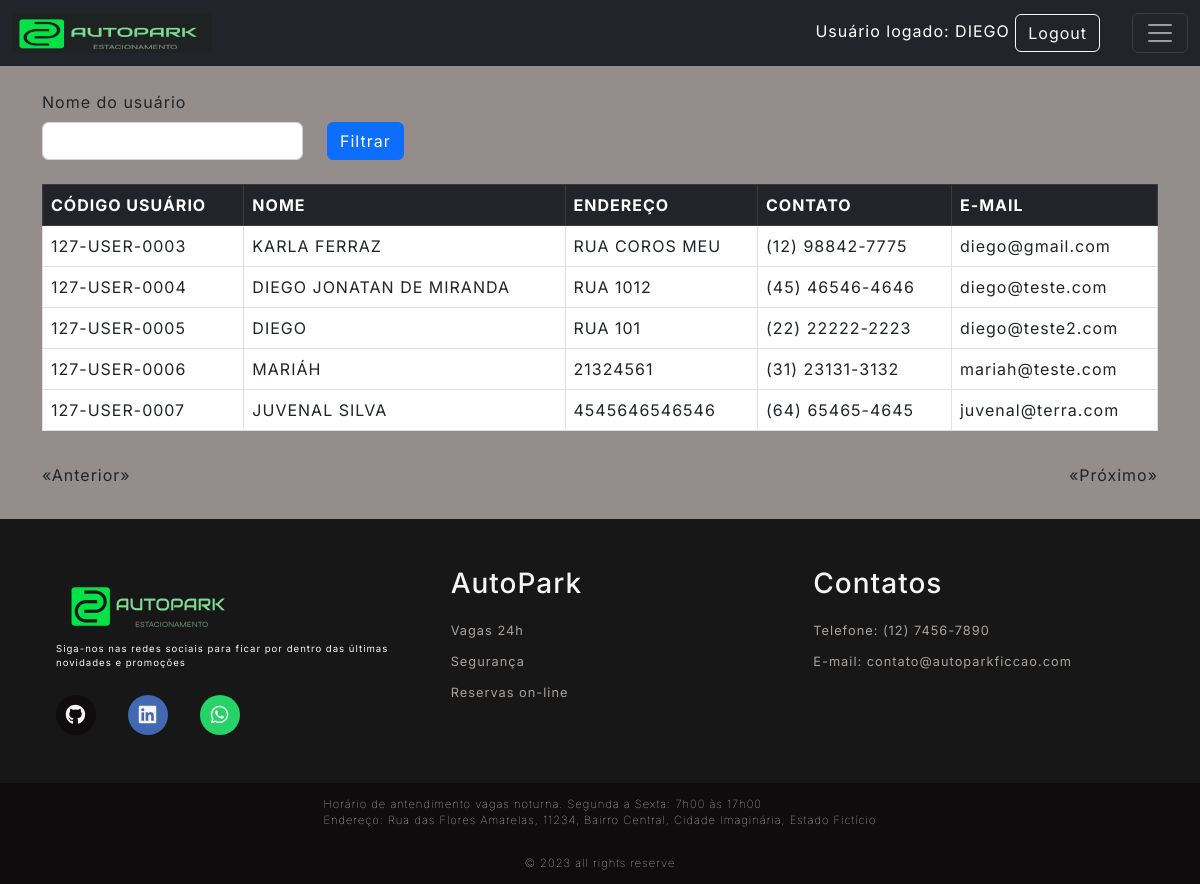
/user/list (signed in), run on an earlier commit of the app's database.
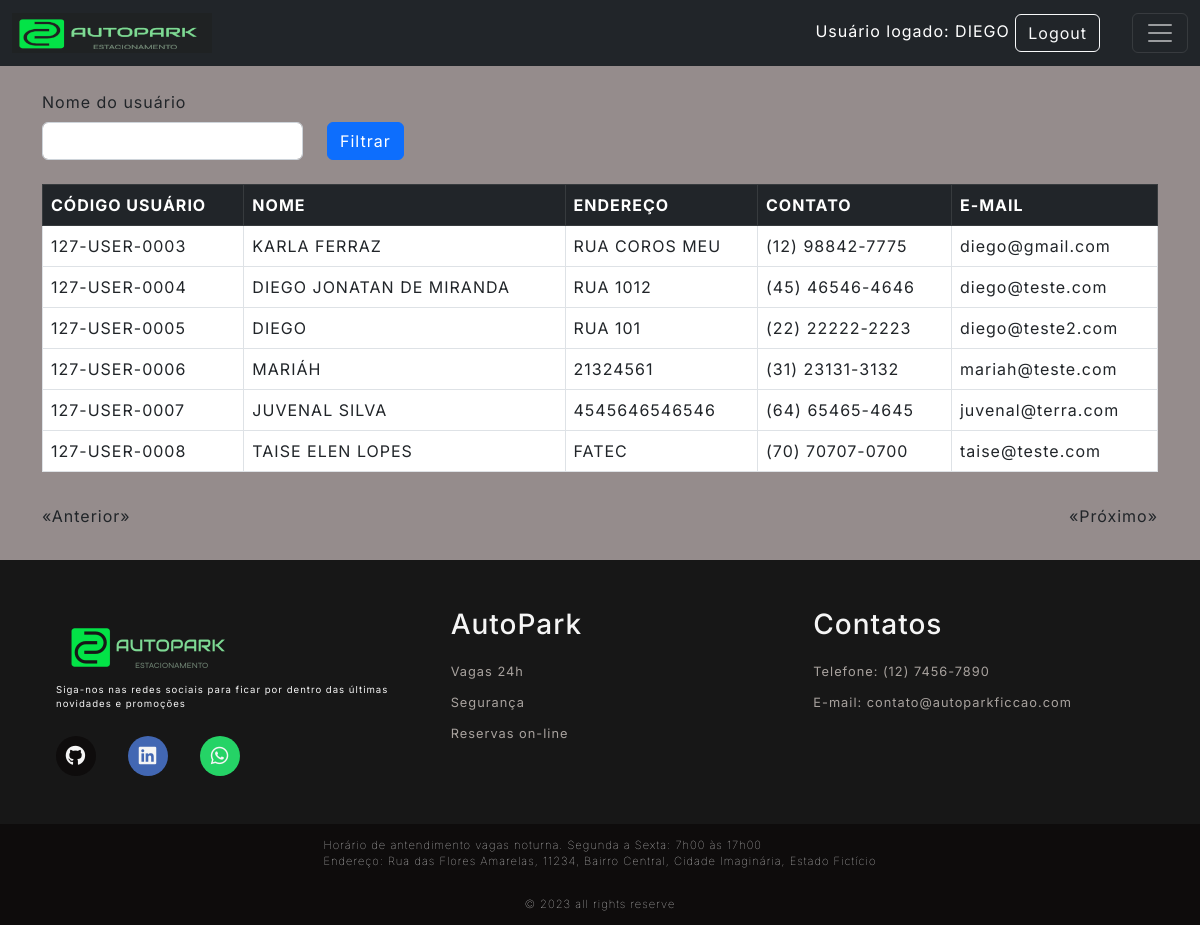
And on a later commit of the database.
### Src/Model/BancoDados.py (models this page shows, shortened)
class Usuarios(UserMixin,db.Model):
  __tablename__= "Usuarios"
  id = db.Column(db.Integer, primary_key=True, autoincrement=True)
  cpf = db.Column(db.Integer, unique=True)
  codUser = db.Column(db.Integer, unique=True)
  nome = db.Column(db.String(150))
  endereco = db.Column(db.String(150))
  contato = db.Column(db.String(150))
  email = db.Column(db.String(150))
  senha = db.Column(db.String(150))
  status = db.Column(db.String(3))

### Src/View/User.py (the view)
@User.route('/list', defaults={'page':1}, methods=['GET'])
@User.route('/list/<int:page>', methods=['GET'])
@login_required
def listUser(page):
  _userFilter=request.values.get('nomeUsuario')
  if _userFilter == 'None' or _userFilter is None:
    _userFilter=""
  return render_template('listaUsuarios.html', listData=UserController.List(page,_userFilter),_nomeUser=_userFilter)

### Src/Controller/Users.py (called while the page is built)
  def List(page,_userFilter, per_page=15):
    if len(_userFilter)<1 :
      query = Usuarios.query.paginate(page=page, per_page=per_page)
    else:
      query = Usuarios.query.filter(Usuarios.nome.like('%'+_userFilter+'%')).paginate(page=page, per_page=per_page)
    queryCount = Usuarios.query.count()
    return {
      "regUser": query,
      "count": queryCount,
      "page": page,
      "per_page": per_page
    }

### Src/View/Login.py (called while the page is built)
@login_manager.user_loader
def load_user(employee_id):
  usuario = Usuarios.query.filter_by(id=employee_id).first()
  return usuario

### Templates/listaUsuarios.html (shortened to what this page needs)
{% extends 'base.html' %}
{% block conteudo %}
<br>
<div class="row">
  <label class="form-label" for="form3Example4">Nome do usuário</label>
  <form action="{{url_for('router.user.listUser')}}" method="GET">
    <div class="form-group row">
      <div class="form-group col-md-3">
        <input type="text" class="form-control" name="nomeUsuario" value="{{_nomeUser}}">
      </div>
      <div class="col-auto">
        <button type="submit" class="btn btn-primary">Filtrar</button>
      </div>
    </div>
  </form>
</div>
<br>
<div class="bg-white ">
  <table class="table table-bordered table-hover">
    <thead class="table-dark">
      <tr>
        <th scope="col">CÓDIGO USUÁRIO</th>
        <th scope="col">NOME</th>
        <th scope="col">ENDEREÇO</th>
        <th scope="col">CONTATO</th>
        <th scope="col">E-MAIL</th>
      </tr>
    </thead>
    <tbody>
      {% for registro in listData['regUser'].items %}
      {% if not registro.nome == "ADMIN" %}
      <tr>
        <td>{{registro.codUser}}</td>
        <td>{{registro.nome}}</td>
        <td>{{registro.endereco}}</td>
        <td>{{registro.contato}}</td>
        <td>{{registro.email}}</td>
      </tr>
      {% endif %}
      {% endfor %}
    </tbody>
  </table>
</div>
<div class="pagination">
  {% if listData['regUser'].has_prev %}
  <a href="{{listData['regUser'].prev_num}}?nomeUsuario={{_nomeUser}}" aria-label="Página anterior">«Anterior»</a>
  {% else %}
  <p>«Anterior»</p>
  {% endif %}
  {% if listData['regUser'].has_next %}
  <a href="{{listData['regUser'].next_num}}?nomeUsuario={{_nomeUser}}" aria-label="Próxima página">«Próximo»</a>
  {% else %}
  <p>«Próximo»</p>
  {% endif %}
</div>
{% endblock conteudo %}

### Templates/base.html (shortened to what this page needs)
<!DOCTYPE html>
<html lang="pt-br">
<head>
 <link rel="stylesheet" href="https://cdn.jsdelivr.net/npm/bootstrap@5.2.3/dist/css/bootstrap.min.css"
>
 <link rel="stylesheet" href="https://cdnjs.cloudflare.com/ajax/libs/font-awesome/6.4.2/css/all.min.css"
 />
 <link rel="stylesheet" href="{{url_for('static', filename='style.css')}}">
</head>
<body>
 <header>
     {% include 'top.html' %}
 </header>
 <main class="main-auto">
     <div class="container">
         {% block conteudo %}
         {% endblock conteudo %}
     </div>
 </main>
 <footer>
     {% include 'footer.html' %}
 </footer>
</body>
</html>

### Templates/top.html (shortened to what this page needs)
<div id="containers">
    <nav class="navbar navbar-dark bg-dark">
        <div class="container-fluid">
            <a class="navbar-brand" href="{{url_for('router.home.index')}}">
                <img src="{{url_for('static', filename='Images/LogoNavi.png')}}" alt="Logo" class="logo">
            </a>
            <div class="ms-auto">
                {% if not current_user.nome %}
                <div class="text-end login-button">
                    <a type="button" class="btn btn-outline-light me-2"
                        href="{{url_for('router.login.login')}}">Login</a>
                </div>
                {% else %}
                <div class="text-end me-4 user-info">
                    Usuário logado: {{current_user.nome}}
                    <a type="button" class="btn btn-outline-light me-2"
                        href="{{url_for('router.login.logout')}}">Logout</a>
                </div>
                {% endif %}
            </div>
            <button class="navbar-toggler" type="button" data-bs-toggle="collapse" data-bs-target="#navbarNav" aria-controls="navbarNav" aria-expanded="false" aria-label="Toggle navigation">
                <span class="navbar-toggler-icon"></span>
            </button>
        </div>
    </nav>
</div>

### Templates/footer.html (shortened to what this page needs)
  <div id="footer_content">
      <div id="footer_contacts">
          <img src="{{url_for('static', filename='Images/LogoFooter.png')}}">
          <p>Siga-nos nas redes sociais para ficar por dentro das últimas novidades e promoções</p>
          <div id="footer_social_media">
              <a href="#" class="footer-link" id="github">
                <i class="fa-brands fa-github"></i>
              </a>
              <a href="#" class="footer-link" id="linkedin">
                <i class="fa-brands fa-linkedin"></i>
              </a>
              <a href="#" class="footer-link" id="whatsapp">
                <i class="fa-brands fa-whatsapp"></i>
              </a>
          </div>
      </div>
          <ul class="footer-list">
            <li>              <h3>AutoPark</h3>            </li>
            <li> <a href="#" class="footer-link">Vagas 24h</a>      </li>
            <li>
              <a href="#" class="footer-link">Segurança</a>
            </li>
            <li>
              <a href="#" class="footer-link">Reservas on-line</a>
            </li>
          </ul>
          <ul class="footer-list">
            <li>
              <h3>Contatos</h3>
            </li>
            <li>
              <a class="footer-link">Telefone: (12) 7456-7890</a>
            </li>
            <li>
              <a href="#" class="footer-link">E-mail: contato@autoparkficcao.com</a>
            </li>
          </ul>
  </div>
  <div id="footer_endereco">
    Horário de antendimento vagas noturna. Segunda a Sexta: 7h00 às 17h00
    <br>
    Endereço: Rua das Flores Amarelas, 11234, Bairro Central, Cidade Imaginária, Estado Fictício
  </div>
  <div id="footer_copyright">
      &#169
      2023 all rights reserve
  </div>

### Public/style.css (style rules this page uses)
:root { --color-neutral-0: #0e0c0c; --color-neutral-10: #171717; --color-neutral-30: #a8a29e; --color-neutral-40: #f5f5f5; --color-neutral-50: #958c8c; }
* { font-family: 'Inter', sans-serif; margin: 0; padding: 0; box-sizing: border-box; letter-spacing: 1px; }
body { background: var(--color-neutral-50); display: flex; flex-direction: column; min-height: 100vh; }
main { flex: 1 0 auto; }
footer { bottom: 0; width: 100%; color: var(--color-neutral-40); flex-shrink: 0; }
.footer-link { text-decoration: none; }
#footer_content { background-color: var(--color-neutral-10); display: grid; grid-template-columns: repeat(3, 1fr); padding: 3rem 3.5rem; }
#footer_contacts p { font-size: 0.6rem; }
#footer_social_media { display: flex; gap: 2rem; margin-top: 1.5rem; }
#footer_social_media .footer-link { display: flex; align-items: center; justify-content: center; height: 2.5rem; width: 2.5rem; color: var(--color-neutral-40); border-radius: 50%; transition: all 0.4s; }
#footer_social_media .footer-link i { font-size: 1.25rem; }
#github { background-color: #0e0c0c; }
#linkedin { background-color: #4267b3; }
#whatsapp { background-color: #25d366; }
.footer-list { display: flex; flex-direction: column; gap: 0.75rem; list-style: none; font-size: 0.8rem; }
.footer-list .footer-link { color: var(--color-neutral-30); transition: all 0.4s; }
#footer_copyright { display: flex; justify-content: center; background-color: var(--color-neutral-0); font-size: 0.7rem; padding: 0.8rem; font-weight: 50; }
#footer_endereco { display: flex; justify-content: center; background-color: var(--color-neutral-0); font-size: 0.7rem; padding: 0.8rem; font-weight: 10; }
.logo { width: 200px; height: 40px; }
.user-info { text-align:right; color:white; width:300px; }
.pagination { display: flex; justify-content: space-between; align-items: center; padding: 1em 0; }
.user-info { text-align: right; color: white; width: 600px; white-space: nowrap; overflow: hidden; text-overflow: ellipsis; }

What changed in the data, as far as the page shows it:
added Usuarios: codUser "127-USER-0008", nome "TAISE ELEN LOPES", endereco "FATEC", contato "(70) 70707-0700", email "taise@teste.com"
